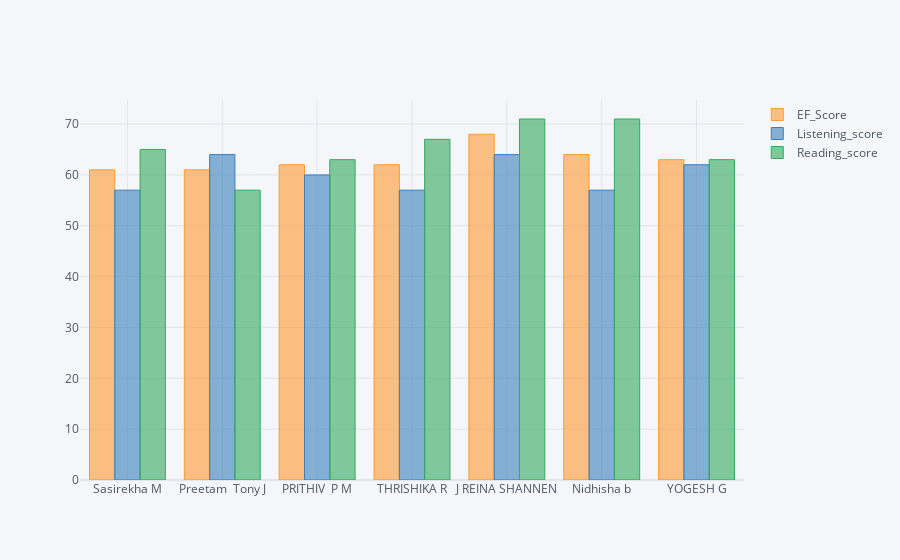

Write notebook code for a chart like this one.
### Code cell
c1[["EF_Score","Listening_score","Reading_score"]].iplot(kind="bar")
plt.tight_layout()

### Figure 1 — Plotly figure (JSON) as saved in the notebook; plotly's stock layout.template omitted (floating-point values rounded to 4 significant figures)
{"data": [{"marker": {"color": "rgba(255, 153, 51, 0.6)", "line": {"color": "rgba(255, 153, 51, 1.0)", "width": 1}}, "name": "EF_Score", "orientation": "v", "text": "", "x": ["Sasirekha M", "Preetam  Tony J", "PRITHIV  P M", "THRISHIKA R", "J REINA SHANNEN", "Nidhisha b", "YOGESH G"], "y": [61, 61, 62, 62, 68, 64, 63], "type": "bar"}, {"marker": {"color": "rgba(55, 128, 191, 0.6)", "line": {"color": "rgba(55, 128, 191, 1.0)", "width": 1}}, "name": "Listening_score", "orientation": "v", "text": "", "x": ["Sasirekha M", "Preetam  Tony J", "PRITHIV  P M", "THRISHIKA R", "J REINA SHANNEN", "Nidhisha b", "YOGESH G"], "y": [57, 64, 60, 57, 64, 57, 62], "type": "bar"}, {"marker": {"color": "rgba(50, 171, 96, 0.6)", "line": {"color": "rgba(50, 171, 96, 1.0)", "width": 1}}, "name": "Reading_score", "orientation": "v", "text": "", "x": ["Sasirekha M", "Preetam  Tony J", "PRITHIV  P M", "THRISHIKA R", "J REINA SHANNEN", "Nidhisha b", "YOGESH G"], "y": [65, 57, 63, 67, 71, 71, 63], "type": "bar"}], "layout": {"legend": {"bgcolor": "#F5F6F9", "font": {"color": "#4D5663"}}, "paper_bgcolor": "#F5F6F9", "plot_bgcolor": "#F5F6F9", "title": {"font": {"color": "#4D5663"}}, "xaxis": {"gridcolor": "#E1E5ED", "showgrid": true, "tickfont": {"color": "#4D5663"}, "title": {"font": {"color": "#4D5663"}, "text": ""}, "zerolinecolor": "#E1E5ED"}, "yaxis": {"gridcolor": "#E1E5ED", "showgrid": true, "tickfont": {"color": "#4D5663"}, "title": {"font": {"color": "#4D5663"}, "text": ""}, "zerolinecolor": "#E1E5ED"}}}
